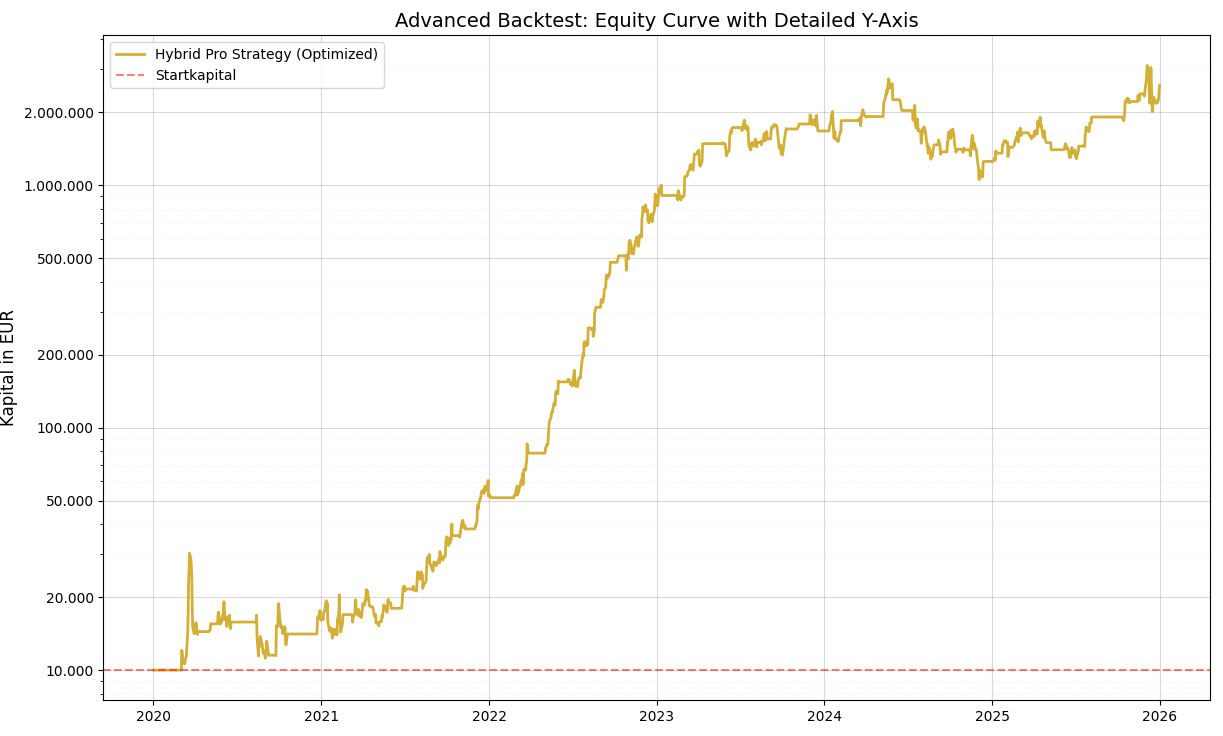

Generate this figure with Python:
import yfinance as yf
import pandas as pd
import numpy as np
import matplotlib.pyplot as plt
import matplotlib.ticker as mtick

# =============================================================================
# HEADER: STRATEGIE-VARIABLEN (SILVER STABILITY STANDARD)
# =============================================================================
SYMBOL_FUTURES   = "SI=F"      # Silber Futures
SYMBOL_VOLA      = "^VXSLV"    # CBOE Silver ETF Volatility Index
SYMBOL_LONG_ETF  = "3LSI.L"    # WisdomTree Silver 3x Daily Leveraged
SYMBOL_SHORT_ETF = "3SSI.L"    # WisdomTree Silver 3x Daily Short
START_DATE       = "2020-01-01"
INITIAL_CAPITAL  = 10000.0

# Indikator Parameter (Silver Needs Speed & Room)
VORTEX_PERIOD    = 12
EMA_SPAN_VORTEX  = 15          # Stärkere Glättung für Silber-Rauschen
ADX_PERIOD       = 14
ADX_ENTRY_LEVEL  = 21          # Hohe Hürde, um "Fake-Ausbrüche" zu vermeiden
ADX_EXIT_LEVEL   = 21          # Engere Hysterese für Silber
VXSLV_CRITICAL   = 21.13        # Regime-Filter: Engerer Stop wenn VXSLV > 38

# Risiko & Stop-Loss (Hard-Cap Protection)
ATR_MULT_STD     = 4.96         # Silber braucht weniger Platz als Gold, da explosiver
ATR_MULT_TIGHT   = 1.78         
MAX_PERCENT_STOP = 0.12        # Hard-Cap: 12% vom Peak (ungehebelt)
HEBEL            = 3.0
MASTER_TREND_RES = "3D"        # 3-Tage-Auflösung ist der Sweet-Spot für Silber
# =============================================================================

def calculate_vortex(df, period, ema_span=None):
    h_l, h_pc, l_pc = df['High']-df['Low'], abs(df['High']-df['Close'].shift(1)), abs(df['Low']-df['Close'].shift(1))
    tr = pd.concat([h_l, h_pc, l_pc], axis=1).max(axis=1)
    vmp, vmm = abs(df['High']-df['Low'].shift(1)), abs(df['Low']-df['High'].shift(1))
    vi_plus = vmp.rolling(period).sum() / tr.rolling(period).sum()
    vi_minus = vmm.rolling(period).sum() / tr.rolling(period).sum()
    if ema_span:
        vi_plus = vi_plus.ewm(span=ema_span, adjust=False).mean()
        vi_minus = vi_minus.ewm(span=ema_span, adjust=False).mean()
    return vi_plus, vi_minus

def calculate_adx(df, period):
    plus_dm, minus_dm = (df['High'].diff()).clip(lower=0), (-df['Low'].diff()).clip(lower=0)
    tr = pd.concat([df['High']-df['Low'], abs(df['High']-df['Close'].shift(1)), abs(df['Low']-df['Close'].shift(1))], axis=1).max(axis=1)
    atr = tr.rolling(period).mean()
    p_di, m_di = 100*(plus_dm.rolling(period).mean()/atr), 100*(minus_dm.rolling(period).mean()/atr)
    dx = 100 * abs(p_di - m_di) / (p_di + m_di)
    return dx.rolling(period).mean()

# --- DATEN & SIMULATION ---
data = yf.download([SYMBOL_FUTURES, SYMBOL_VOLA, SYMBOL_LONG_ETF, SYMBOL_SHORT_ETF], start=START_DATE, auto_adjust=True)
rets_long, price_long = data['Close'][SYMBOL_LONG_ETF].ffill().pct_change().fillna(0), data['Close'][SYMBOL_LONG_ETF].ffill()
rets_short, price_short = data['Close'][SYMBOL_SHORT_ETF].ffill().pct_change().fillna(0), data['Close'][SYMBOL_SHORT_ETF].ffill()
df_fut = data.xs(SYMBOL_FUTURES, axis=1, level=1).dropna()
df_vola = data['Close'][SYMBOL_VOLA].ffill()

# Signal-Basis
w_fut = df_fut.resample(MASTER_TREND_RES).agg({'High':'max', 'Low':'min', 'Close':'last'})
w_vi_p, w_vi_m = calculate_vortex(w_fut, VORTEX_PERIOD)
m_trend = (w_vi_p > w_vi_m).reindex(df_fut.index, method='ffill').shift(1).fillna(False)
d_vi_p, d_vi_m = calculate_vortex(df_fut, VORTEX_PERIOD, EMA_SPAN_VORTEX)
d_adx, d_atr = calculate_adx(df_fut, ADX_PERIOD), pd.concat([df_fut['High']-df_fut['Low'], abs(df_fut['High']-df_fut['Close'].shift(1)), abs(df_fut['Low']-df_fut['Close'].shift(1))], axis=1).max(axis=1).rolling(14).mean()

cap = INITIAL_CAPITAL
equity, pos, peak, stop_lvl = [cap], 0, 0.0, 0.0

for i in range(1, len(df_fut)):
    adx_v, atr_v, vol_v, mt, vp, vm = d_adx.iloc[i-1], d_atr.iloc[i-1], df_vola.iloc[i-1], m_trend.iloc[i-1], d_vi_p.iloc[i-1], d_vi_m.iloc[i-1]
    c_low = data['Low'][SYMBOL_LONG_ETF].iloc[i] if pos==1 else data['Low'][SYMBOL_SHORT_ETF].iloc[i]
    c_high = data['High'][SYMBOL_LONG_ETF].iloc[i] if pos==1 else data['High'][SYMBOL_SHORT_ETF].iloc[i]

    if pos != 0: # EXIT CHECK (Lagged)
        if (pos == 1 and c_low < stop_lvl) or (pos == -1 and c_high > stop_lvl) or adx_v < ADX_EXIT_LEVEL: pos = 0
        elif not ((pos==1 and mt and vp>vm) or (pos==-1 and not mt and vm>vp)): pos = 0
    
    if pos == 0 and adx_v > ADX_ENTRY_LEVEL: # ENTRY
        if mt and vp > vm: pos, peak = 1, data['High'][SYMBOL_LONG_ETF].iloc[i]
        elif not mt and vm > vp: pos, peak = -1, data['Low'][SYMBOL_SHORT_ETF].iloc[i]

    if pos != 0: # ABEND-UPDATE (Stop für morgen)
        peak = max(peak, data['High'][SYMBOL_LONG_ETF].iloc[i]) if pos==1 else min(peak, data['Low'][SYMBOL_SHORT_ETF].iloc[i])
        mult = ATR_MULT_TIGHT if (adx_v > 50 or vol_v > VXSLV_CRITICAL) else ATR_MULT_STD
        tsl_p = min((atr_v * mult / df_fut['Close'].iloc[i]) * HEBEL, MAX_PERCENT_STOP * HEBEL)
        stop_lvl = peak * (1 - tsl_p) if pos==1 else peak * (1 + tsl_p)

    cap *= (1 + (rets_long.iloc[i] if pos==1 else rets_short.iloc[i] if pos==-1 else 0))
    equity.append(cap)

# --- PLOT ---
# --- 5. VISUALISIERUNG MIT ERWEITERTER Y-ACHSE ---
res = pd.DataFrame({'Equity': equity}, index=df_fut.index)
plt.figure(figsize=(14, 8))
plt.yscale('log')

ax = plt.gca()

# 1. Locator: Bestimmt, WO die Striche sitzen. 
# subs=(1, 2, 5) erzeugt Ticks bei 10k, 20k, 50k, 100k, 200k, 500k...
y_locator = mtick.LogLocator(base=10.0, subs=(1.0, 2.0, 5.0), numticks=20)
ax.yaxis.set_major_locator(y_locator)

# 2. Formatter: Bestimmt, WIE die Zahlen aussehen (Deutsch: Punkt als Tausender-Trenner)
ax.yaxis.set_major_formatter(mtick.FuncFormatter(lambda x, p: format(int(x), ',').replace(',', '.')))

# 3. Grid: Major-Grid für die beschrifteten Werte, Minor-Grid für die Optik
plt.grid(True, which="major", color='gray', linestyle='-', alpha=0.3)
plt.grid(True, which="minor", color='gray', linestyle=':', alpha=0.1)

# Plotten der Kurve
plt.plot(res['Equity'], label='Hybrid Pro Strategy (Optimized)', color='#D4AF37', linewidth=2)
plt.axhline(y=INITIAL_CAPITAL, color='red', linestyle='--', alpha=0.5, label="Startkapital")

plt.title('Advanced Backtest: Equity Curve with Detailed Y-Axis', fontsize=14)
plt.ylabel('Kapital in EUR', fontsize=12)
plt.legend(loc='upper left')
plt.tight_layout()
plt.show()
